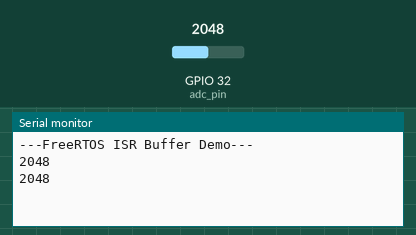
Simulated run of this sketch. Board: ESP32. Shown: the last lines printed to the serial monitor. The inputs (shaded band) are chosen by the test bench; at power-on: GPIO 32 (adc_pin) = 2048.

Above: at 3.8 s.
3.9 s: GPIO 32 (adc_pin) set to 2866
At 4.5 s:
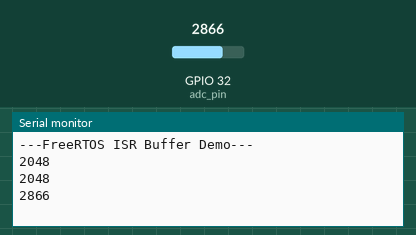
5.4 s: GPIO 32 (adc_pin) set to 3603
At 6.8 s:
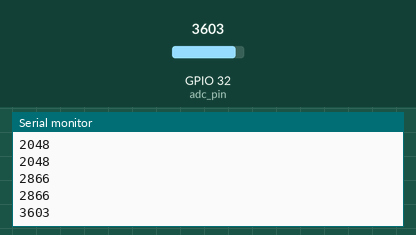
Timing chart, 0 to 8.4 s (numbered marks = the images above; inputs shaded):
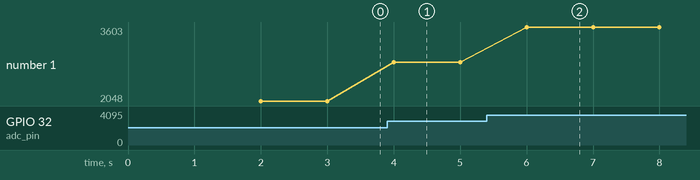

Measured:
- after the input at 3.9 s, the serial monitor: prints a new line after 0.10 s (image 1)
- after the input at 5.4 s, the serial monitor: prints a new line after 0.60 s (image 2)
- plotted number 1: 2048 → 2866 after the input at 3.9 s, 2866 → 3603 after the input at 5.4 s

The sketch:

isr_semaphore.ino
```cpp
// Read ADC values in ISR once per second
// You'll likely need this on vanilla FreeRTOS
//#include <semphr.h>

// Use only core 1 for demo purposes
#if CONFIG_FREERTOS_UNICORE
  static const BaseType_t app_cpu = 0;
#else
  static const BaseType_t app_cpu = 1;
#endif

// Pins
static const int adc_pin = 32;

// Globals
static hw_timer_t *timer = NULL;
static volatile uint16_t val;
static SemaphoreHandle_t bin_sem = NULL;

//*****************************************************************************
// Interrupt Service Routines (ISRs)

// This function executes when timer reaches max (and resets)
void IRAM_ATTR onTimer() {

  BaseType_t task_woken = pdFALSE;

  // Perform action (read from ADC)
  val = analogRead(adc_pin);

  // Give semaphore to tell task that new value is ready
  xSemaphoreGiveFromISR(bin_sem, &task_woken);

  // Exit from ISR (Vanilla FreeRTOS)
  //portYIELD_FROM_ISR(task_woken);

  // Exit from ISR (ESP-IDF)
  if (task_woken) {
    portYIELD_FROM_ISR();
  }
}

//*****************************************************************************
// Tasks

// Wait for semaphore and print out ADC value when received
void printValues(void *parameters) {

  // Loop forever, wait for semaphore, and print value
  while (1) {
    xSemaphoreTake(bin_sem, portMAX_DELAY);
    Serial.println(val);
  }
}

//*****************************************************************************
// Main (runs as its own task with priority 1 on core 1)

void setup() {

  // Configure Serial
  Serial.begin(115200);

  // Wait a moment to start (so we don't miss Serial output)
  vTaskDelay(1000 / portTICK_PERIOD_MS);
  Serial.println();
  Serial.println("---FreeRTOS ISR Buffer Demo---");

  // Create semaphore before it is used (in task or ISR)
  bin_sem = xSemaphoreCreateBinary();

  // Force reboot if we can't create the semaphore
  if (bin_sem == NULL) {
    Serial.println("Could not create semaphore");
    ESP.restart();
  }

  // Start task to print out results (higher priority!)
  xTaskCreatePinnedToCore(printValues,
                          "Print values",
                          1024,
                          NULL,
                          2,
                          NULL,
                          app_cpu);
  timer = timerBegin(10000000);
  timerAttachInterrupt(timer, &onTimer);
  timerAlarm(timer, 10000000, true, 0);
  timerStart(timer);
  // Delete "setup and loop" task
  vTaskDelete(NULL);
}

void loop() {
  // Do nothing, forever
}
```
